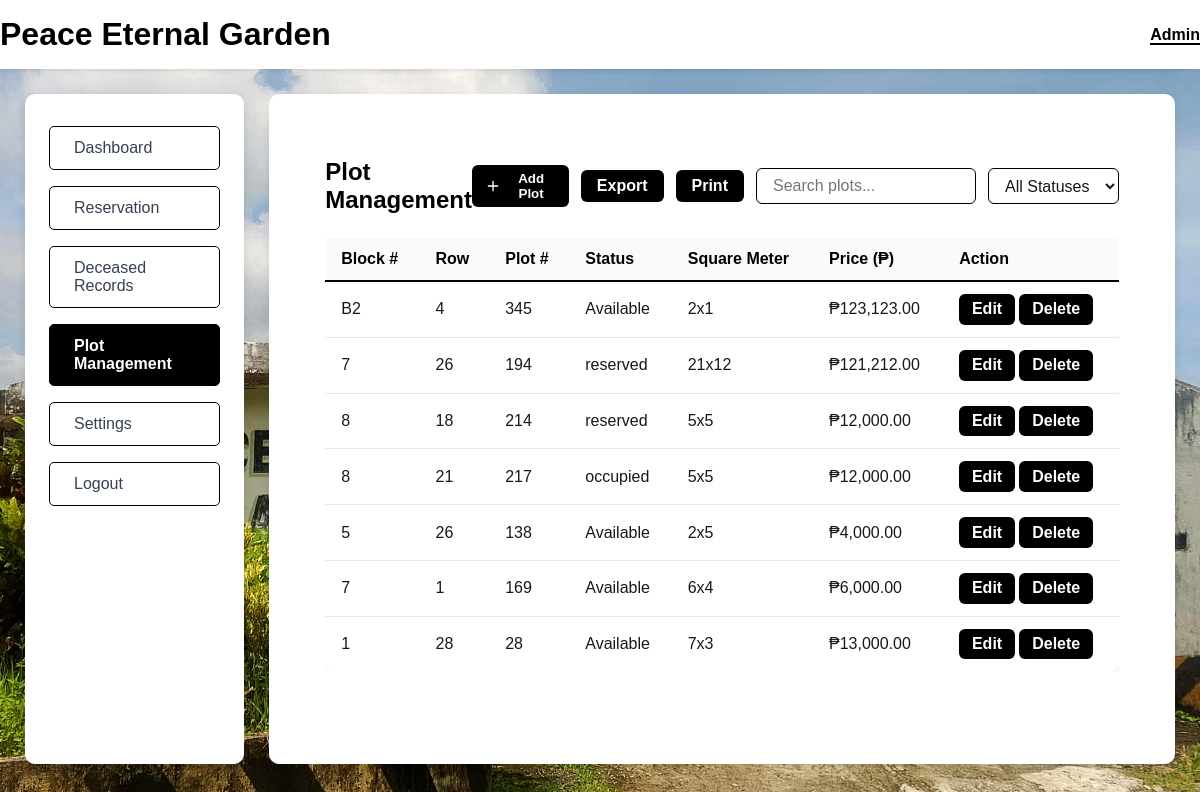
Screenshot of /admin/plot (signed in) with the database file from the repository.
### web.py (models this page shows)
class Plot(db.Model):
    id = db.Column(db.Integer, primary_key=True)
    block = db.Column(db.String(50), nullable=True)
    row = db.Column(db.String(50), nullable=True)
    number = db.Column(db.String(50), nullable=False)
    status = db.Column(db.String(50), nullable=True)
    assigned_to = db.Column(db.String(200), nullable=True)
    reserved_date = db.Column(db.Date, nullable=True)
    square_meter = db.Column(db.String(50), nullable=True)
    price = db.Column(db.Float, nullable=True)

### web.py (the view)
@app.route('/admin/plot')
def admin_plot():
    if not session.get('admin_id'):
        flash('Please log in as admin.', 'danger')
        return redirect(url_for('loginAdmin'))
    plots = Plot.query.order_by(Plot.id.asc()).all()
    return render_template('admin/plotManagement.html', plots=plots)

### web.py (called while the page is built, shortened)
@app.context_processor
def inject_notifications():
    user_id = session.get('user_id')
    if not user_id:
        return {}

### templates/admin/plotManagement.html (shortened to what this page needs)
<!DOCTYPE html>
<html lang="en">
<head>
</head>
<body>
<header>
    <div class="container header-flex">
        <h1 style="color: #000000;">Peace Eternal Garden</h1>
        <nav>
            <a href="login.html" class="active">Admin</a>
        </nav>
    </div>
</header>
<section class="parent-section">
    {% include 'partials/admin_sidebar.html' %}
    <div class="right">
        <div class="list-box">
            <div style="width:100%;padding:2rem;">
                <div style="display: flex; align-items: center; justify-content: space-between; margin-bottom: 1.5rem;">
                    <h2 class="screen-title" style="color:#000000;margin:0;">Plot Management</h2>
                    <div style="display: flex; align-items: center; gap: 0.75rem;">
                        <button
                            id="addPlotBtn"
                            onclick="openAddPlotModal()"
                            style="background: #000000; border: none; border-radius: 6px; padding: 0.45em 1em; display: flex; align-items: center; cursor: pointer; transition: background 0.2s;">
                            <svg xmlns="http://www.w3.org/2000/svg" width="18" height="18" fill="none" viewBox="0 0 24 24" style="margin-right: 0.4em;">
                                <path stroke="#ffffff" stroke-width="2" stroke-linecap="round" stroke-linejoin="round" d="M12 5v14m7-7H5"/>
                            </svg>
                            <span style="color:#ffffff;font-weight:bold;">Add Plot</span>
                        </button>
                        <button onclick="exportPlots()" style="background:#000000;color:#ffffff;font-weight:bold;padding:0.45em 1em;border:none;border-radius:6px;font-size:1rem;cursor:pointer;">Export</button>
                        <button onclick="window.print()" style="background:#000000;color:#ffffff;font-weight:bold;padding:0.45em 1em;border:none;border-radius:6px;font-size:1rem;cursor:pointer;">Print</button>
                        <input
                            type="text"
                            id="plotSearch"
                            placeholder="Search plots..."
                            style="padding: 0.5em 1em; border-radius: 6px; border: 1px solid #000000; background: #ffffff; color: #18181b; font-size: 1rem; outline: none; min-width: 180px;"
                            oninput="filterPlots()"
                        />
                        <select id="plotStatusFilter" onchange="filterPlots()" style="padding: 0.45em 0.75em; border-radius:6px; border:1px solid #000000; background:#ffffff; color:#18181b; font-size:1rem; outline:none;">
                            <option value="">All Statuses</option>
                        </select>
                    </div>
                </div>
                <div class="recent-reservations-wrapper">
                    <table class="recent-reservations" id="plotTable">
                        <thead>
                            <tr>
                                <th>Block #</th>
                                <th>Row</th>
                                <th>Plot #</th>
                                <th>Status</th>
                                <th>Square Meter</th>
                                <th>Price (₱)</th>
                                <th>Action</th>
                            </tr>
                        </thead>
                        <tbody id="plotTableBody">
                            {% for p in plots %}
                            <tr data-id="{{ p.id }}">
                                <td>{{ p.block or '' }}</td>
                                <td>{{ p.row or '' }}</td>
                                <td>{{ p.number }}</td>
                                <td>{{ p.status or '' }}</td>
                                <td>{{ p.square_meter or '' }}</td>
                                <td>{% if p.price %}₱{{ ('{:,.2f}'.format(p.price)) }}{% endif %}</td>
                                <td>
                                    <button class="action-btn edit-plot-btn" data-id="{{ p.id }}" data-number="{{ p.number }}" data-block="{{ p.block or '' }}" data-row="{{ p.row or '' }}" data-status="{{ p.status or '' }}" data-assigned="{{ p.assigned_to or '' }}" data-reserved="{{ p.reserved_date.isoformat() if p.reserved_date else '' }}" data-sqm="{{ p.square_meter or '' }}" data-price="{{ p.price or 0 }}" style="background:#000000;color:#ffffff;font-weight:bold;padding:0.4em 0.8em;border:none;border-radius:6px;font-size:1rem;cursor:pointer;">Edit</button>
                                    <button class="action-btn delete-plot-btn" data-id="{{ p.id }}" data-number="{{ p.number }}" style="background:#000000;color:#ffffff;font-weight:bold;padding:0.4em 0.8em;border:none;border-radius:6px;font-size:1rem;cursor:pointer;">Delete</button>
                                </td>
                            </tr>
                            {% endfor %}
                        </tbody>
                    </table>
                </div>
            </div>
        </div>
    </div>
</section>
</body>
</html>

### rows the page displays
Plot: block "B2", row "4", number "345", status "Available", square_meter "2x1", price "123,123.00"
Plot: block "7", row "26", number "194", status "reserved", square_meter "21x12", price "121,212.00"
Plot: block "8", row "18", number "214", status "reserved", square_meter "5x5", price "12,000.00"
Plot: block "8", row "21", number "217", status "occupied", square_meter "5x5", price "12,000.00"
Plot: block "5", row "26", number "138", status "Available", square_meter "2x5", price "4,000.00"
Plot: block "7", row "1", number "169", status "Available", square_meter "6x4", price "6,000.00"
Plot: block "1", row "28", number "28", status "Available", square_meter "7x3", price "13,000.00"
